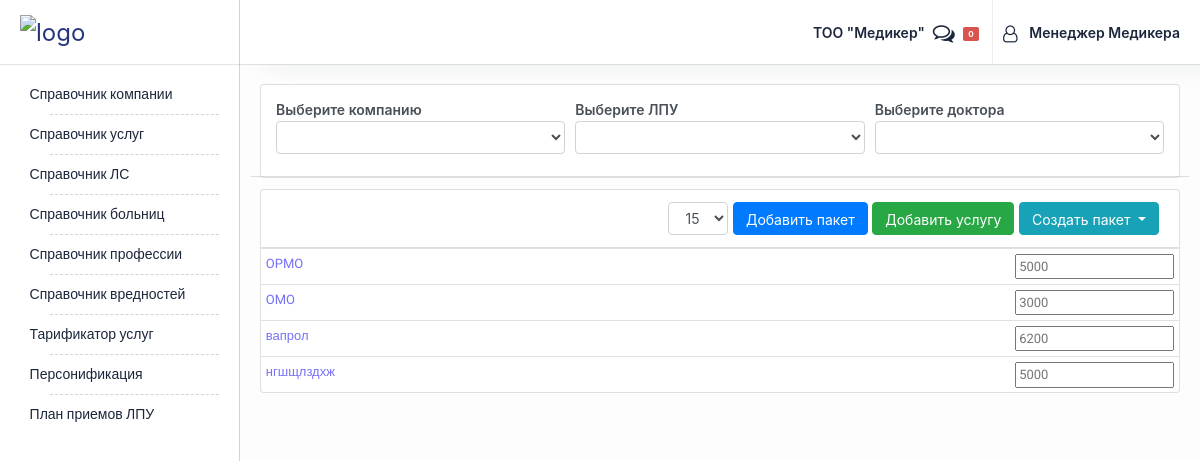
The app's page /tariffication/list/ (signed in) with its own data.
### tariffication/models.py (models this page shows, shortened)
class Tariffication(models.Model):
    TYPE_CHOICES = [
        (1, 'обычный'),
        (2, 'ОМО'),
        (3, 'ОПМО')
    ]
    insurance = models.ForeignKey(
        Insurance, related_name='tariffications_insurance',
        on_delete=models.CASCADE, null=True, blank=True)
    insurer = models.ForeignKey(
        Insurer, on_delete=models.CASCADE,
        related_name='tariffications_insurer', null=True, blank=True)
    parent = models.ForeignKey('self', on_delete=models.CASCADE,
                               related_name="children", null=True, blank=True)
    content_type = models.ForeignKey(ContentType, on_delete=models.CASCADE)
    object_id = models.PositiveIntegerField()
    base_object = GenericForeignKey('content_type', 'object_id')
    price = models.DecimalField(max_digits=10, decimal_places=0, default=0)
    copied = models.ForeignKey('self', on_delete=models.SET_NULL,
                               related_name="children_copy",
                               null=True, blank=True)
    type = models.IntegerField(choices=TYPE_CHOICES, default=1)
    hospital = models.ForeignKey(
        Hospital, on_delete=models.CASCADE,
        related_name='tariffications_hospital', null=True, blank=True)
    service = models.ForeignKey(
        Service, on_delete=models.CASCADE,
        related_name='service_search', null=True, blank=True)
    class Meta:
        db_table = "tariffication"

class ItemBase(models.Model):
    title = models.CharField(max_length=1000, null=True)
    created_date = models.DateField(auto_now_add=True)
    updated_date = models.DateField(auto_now=True)
    class Meta:
        abstract = True

class ServiceGroup(ItemBase):
    class Meta:
        db_table = "service_groups"

### tariffication/views.py (the view)
class TarifficationListView(TarifficationMixin, TemplateResponseMixin):
    template_name = 'tariffication/list.html'
    service_group_form_class = ServiceGroupForm
    def get(self, request, *args, **kwargs):
        insurers = Insurer.objects.all()
        hospitals = Hospital.objects.all()
        service_group_form = self.service_group_form_class()
        return self.render_to_response(
            {'service_group_form': service_group_form,
             'insurers': insurers, 'hospitals': hospitals,
             'parent': self.parent,
             'tariffications': self.tariffications,
             'insurer_id': self.insurer})

### tariffication/forms.py
class ServiceGroupForm(forms.ModelForm):
    class Meta:
        model = ServiceGroup
        fields = ['title']

### tariffication/templatetags/tariffication_tags.py (called while the page is built)
@register.simple_tag
def condition_url(view_name, parent):
    url = 'tariffication:{0}'.format(view_name)
    if parent:
        resolved_url = reverse(url, kwargs={'parent': parent})
    else:
        resolved_url = reverse(url)
    return resolved_url

@register.simple_tag
def is_selected(val1, val2):
    if str(val1) == str(val2):
        return 'selected'
    else:
        return ''

@register.simple_tag
def type_url(type, parent):
    if type == 1:
        resolved_url = reverse('tariffication:tariffication_list',
                               kwargs={'parent': parent})
    elif type == 2:
        resolved_url = reverse(
            'tariffication:compulsory_package_list', kwargs={'parent': parent})
    elif type == 3:
        resolved_url = reverse(
            'tariffication:compulsory_profession_package',
            kwargs={'parent': parent})
    return resolved_url

### tariffication/views.py (called while the page is built, shortened)
    def dispatch(self, *args, **kwargs):
        self.insurance = self.request.user.profile.insurance
        self.parent = self.kwargs.get('parent', None)
        self.insurer = self.request.GET.get('insurer', None)
        self.hospital = self.request.GET.get('lpu', None)
        if not self.insurer:
            self.insurer = None
        if not self.hospital:
            self.hospital = None
        self.tariffications = Tariffication.objects.filter(
            insurance=self.insurance, parent=self.parent,
            insurer=self.insurer, hospital=self.hospital)[:10]
        return super().dispatch(*args, **kwargs)

### templates/tariffication/list.html (shortened to what this page needs)
{% extends "base.html" %}
{% load tariffication_tags %}
{% block content %}
<div class="row">
    <div class="col-md-12 forma_reg">
        <div class="card card-primary card-outline">
            <form action="" method="GET" id="search-package-form">
                <div class="card-header row">
                    <div class="col-lg-4 pl pr">
                      <div class="forma_reg">
                        <span class="span-omo">Выберите компанию</span>&nbsp;&nbsp;
                        <select name="insurer" id="insurer" placeholder="..." class="form-control input-mini select-with-search search-package">
                            <option value="">&nbsp</option>
                        </select>
                      </div>
                    </div>
                    <div class="col-lg-4 pl pr">
                      <div class="forma_reg">
                        <span class="span-omo">Выберите ЛПУ</span>&nbsp;&nbsp;
                            <select name="lpu" id="lpuN" placeholder="..." class="form-control input-mini select-with-search search-package" data-url="{% url 'tariffication:tariffication_list' %}?insurer="+insurer>
                                <option value="">&nbsp</option>
                            </select>
                      </div>
                    </div>
                    <div class="col-lg-4 pl pr">
                      <div class="forma_reg">
                        <span class="span-omo">Выберите доктора</span>&nbsp;&nbsp;
                        <select name="doctor" id="doctor" placeholder="..." class="form-control input-mini search-package">
                            <option></option>
                        </select>
                      </div>
                    </div>
                </div>
            </form>
        </div>
    </div>
  <div class="col-md-12">
    </div>
    <div class="col-md-12">
        <div class="card card-primary card-outline">
            <div class="card-header">
                <div class="btn-grup pull-right">
                    <div class="btn-group">
                        <select id="method" class="form-control input-mini">
                            <option>
                                15
                            </option>
                        </select>
                    </div>
                    <input type="button" id="add-complate-package" class="btn btn-primary input-mini" data-toggle="modal" data-target="#complatePackageModal" value="Добавить пакет">
                    <input type="button" id="add-service" class="btn btn-success input-mini" data-toggle="modal" data-target="#serviceModal" value="Добавить услугу">
                    <div class="btn-group">
                        <button type="button" class="btn btn-info input-mini dropdown-toggle" data-toggle="dropdown" aria-haspopup="true" aria-expanded="false">
                            Создать пакет
                        </button>
                    </div>
                </div>
            </div>
            <div class="card-body p-0 ">
                <table class="table table-sm">
                    <tbody id="content">
                        {% for tariffication in tariffications %}
                        <tr>
                            <td>
                                {% if tariffication.content_type.model == 'servicegroup' %}
                                <a href="{% type_url tariffication.type tariffication.id %}?insurer={{request.GET.insurer}}">
                                    {{tariffication.base_object.title}}
                                </a>
                                {% else %}
                                {{tariffication.base_object.title}}
                                {% endif %}
                            </td>
                            <td style="width: 150px">
                                <input type="number" class="price-blur" placeholder="{{tariffication.price}}" data-id={{tariffication.id}}>
                            </td>
                        </tr>
                        {% endfor %}
                    </tbody>
                </table>
            </div>
        </div>
    </div>
</div>
{% endblock %}

### static/css/main.css (style rules this page uses)
.card-header { background-color: transparent; border-bottom: 1px solid rgba(0,0,0,.125); padding: .75rem 1.25rem; position: relative; border-top-left-radius: .25rem; border-top-right-radius: .25rem; }
table { font-size: 13px; border-radius: 4px; background-color: #fff; font-family: 'Roboto', sans-serif; }
.forma_reg { margin-bottom: 10px; }
.pr { padding-right: 5px; }
.pl { padding-left: 5px; }
.card-body { padding: 5px; }
.span-omo { color: #495057; font-weight: 600; font-size: 14px; }
.input-mini { height: 33px!important; font-size: 14px!important; }
table { margin-bottom: 0px!important; }

### records on screen
Tariffication: base_object "OPMO", price "5000"
Tariffication: base_object "OMO", price "3000"
Tariffication: base_object "вапрол", price "6200"
Tariffication: base_object "нгшщлздхж", price "5000"
